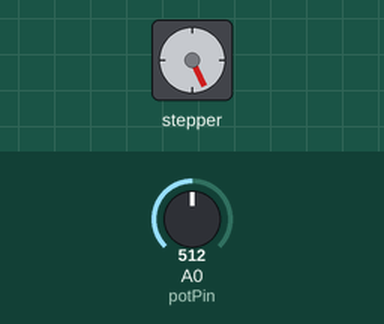
Simulated run of this sketch. Board: Arduino Uno, built with avr-gcc and run on an emulated ATmega328P. On the bench: stepper motor. The test bench sets the inputs (shaded band); at power-on: A0 (potPin) = 512. Stepper angles assume 200 steps per turn.

Above: at 1.2 s.
1.3 s: A0 (potPin) set to 716
At 1.65 s:
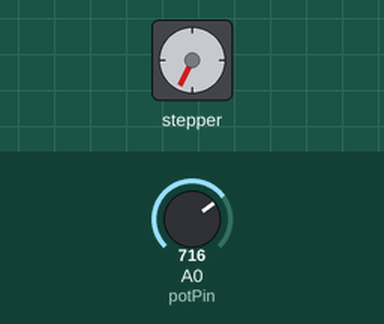
4.3 s: A0 (potPin) set to 306
At 4.67 s:
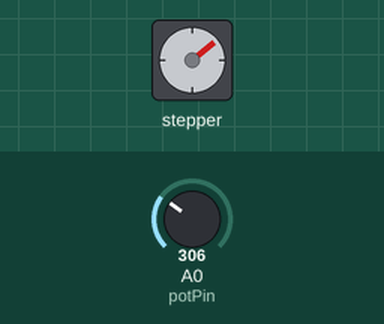
7.3 s: A0 (potPin) set to 122
At 7.67 s:
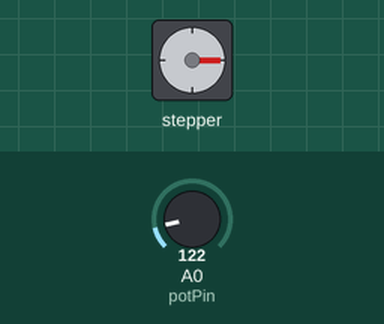
Timing chart, 0 to 19.3 s (numbered marks = the images above; inputs shaded):
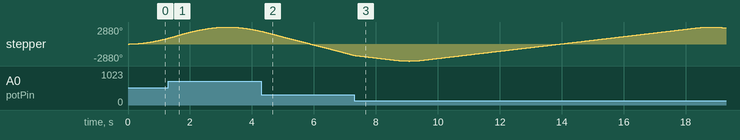

The sketch:

Nema17.ino
```cpp
// Include the AccelStepper Library
#include <AccelStepper.h>

// Define pin connections
const int dirPin = 8;
const int stepPin = 9;
const int stepsForRevolution = 200;
const int multiplier = 16;

const int potPin = A0;

int potVal = 0;

// Define motor interface type
#define motorInterfaceType 1

// Creates an instance
AccelStepper myStepper(motorInterfaceType, stepPin, dirPin);

void setup() {
	myStepper.setMaxSpeed(multiplier*200);
	myStepper.setAcceleration(multiplier*50);
	myStepper.setSpeed(multiplier*200);
	myStepper.moveTo(multiplier*100);
  pinMode(potPin, INPUT);
}

void loop() {
  int val = map(potVal, 0, 1023, 0, 200);
  potVal = analogRead(potPin);
	// Change direction once the motor reaches target position
  myStepper.setMaxSpeed(multiplier*val);
	if (myStepper.distanceToGo() == 0)
		myStepper.moveTo(-myStepper.currentPosition());

	// Move the motor one step
	myStepper.run();
}
```
